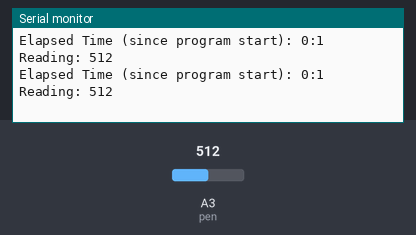
The sketch below on a simulated Arduino Uno, built with avr-gcc and run on an emulated ATmega328P. On the bench: the last lines printed to the serial monitor. Inputs (shaded band) come from the test bench; at power-on: A3 (pen) = 512.

Above: at 1.2 s.
1.3 s: A3 (pen) set to 106
At 1.33 s:
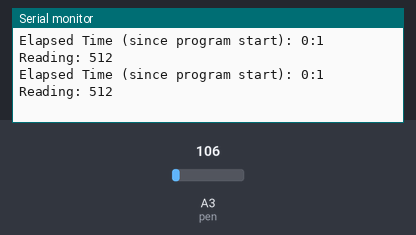
4.3 s: A3 (pen) set to 88
At 4.3 s:
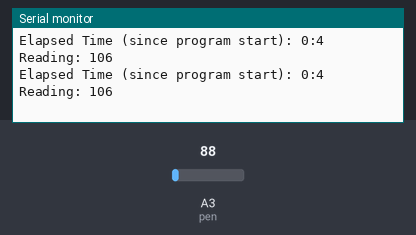
Timing chart, 0 to 7.3 s (numbered marks = the images above; inputs shaded):
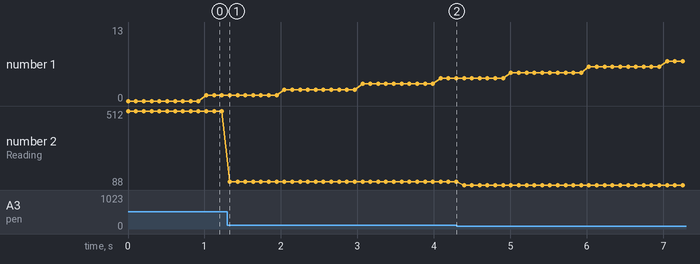

Measured:
- plotted number 2: 512 → 106 after the input at 1.3 s, 106 → 88 after the input at 4.3 s

The sketch:

lilypadTesting.ino
```cpp
#include <Time.h>
//code for final project
//declaring the variables to use in the program
int pen = A3;
int sensorValue; //variable to store the readings

//setup the program input and output states
void setup() {
  //initialize everything
  pinMode(pen, INPUT);

  //other set up necessaries
  digitalWrite(pen, HIGH); //initialize sensor
  Serial.begin(9600); //initializes the communication
}

void justKeepSwimming() {
//the just keep swimming code
  //time stuff
  time_t t = now();
  int minu = minute(t);
  int last = second(t);
  //the printing stuff
  int sensorValue = analogRead(pen);
  Serial.print("Elapsed Time (since program start): ");
  Serial.print(minu);
  Serial.print(":");
  Serial.print(last);
  Serial.print(" Reading: ");
  Serial.println(sensorValue);  //add println instead of print to the last element that you want on that line, telling the output to jump to the next line after that.
  delay(100); //delay for 1/10 of a second
}

void loop() {
  int starter = 0; //creating a variable so I can start the loop the first time sensorValue drops below 800, but not repeat everytime they drop below 800
  int sensorValue = analogRead(pen); //moving this up here so that the loop only runs once they start
  if(starter == 0) {
    if(sensorValue < 800) {
      starter = 1;
    }
  }
  justKeepSwimming();
}
```
